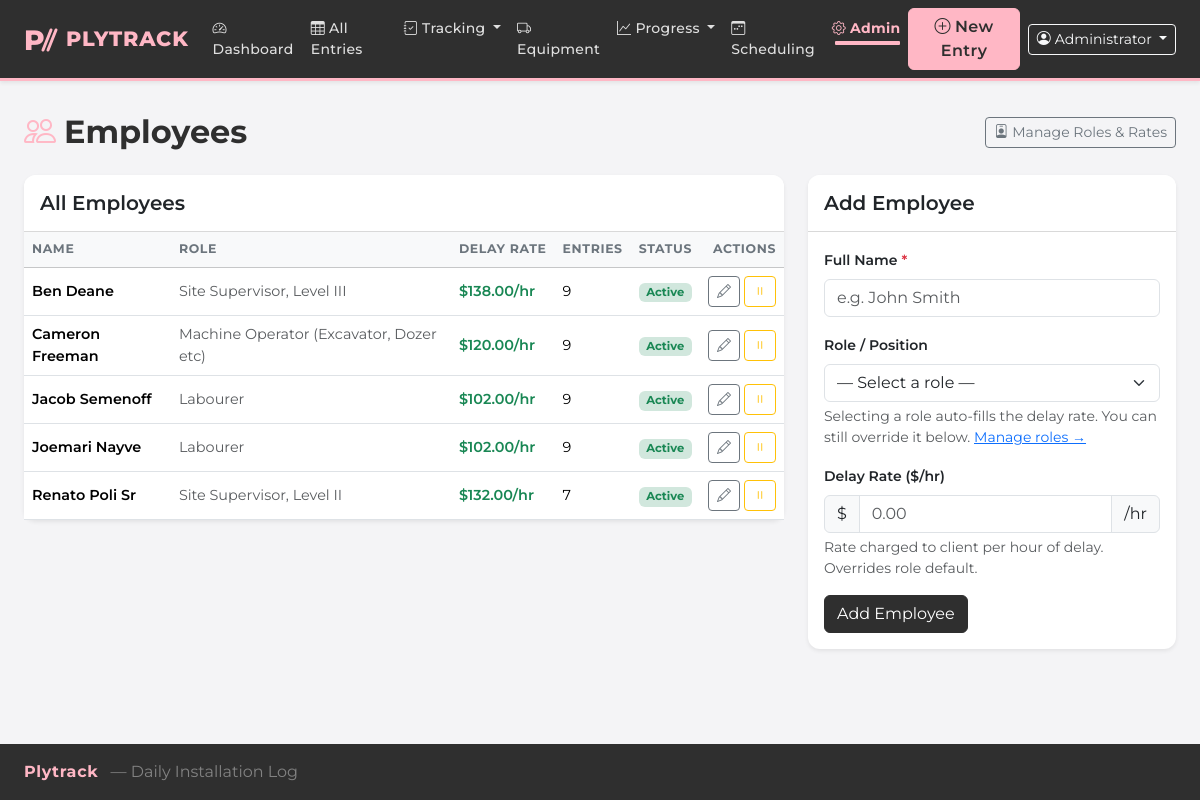
The app's page /admin/employees (signed in) with its own data.
### models.py (models this page shows, shortened)
class User(UserMixin, db.Model):
    id = db.Column(db.Integer, primary_key=True)
    username = db.Column(db.String(100), nullable=False, unique=True)
    display_name = db.Column(db.String(200))       # full name shown in entries
    email = db.Column(db.String(200))              # contact email
    password_hash = db.Column(db.String(256), nullable=False)
    is_admin = db.Column(db.Boolean, default=False)
    active = db.Column(db.Boolean, default=True)
    created_at = db.Column(db.DateTime, default=datetime.utcnow)
    entries = db.relationship('DailyEntry', backref='submitted_by_user', lazy=True)
    @property
    def is_active(self):
        return self.active

class Employee(db.Model):
    id = db.Column(db.Integer, primary_key=True)
    name = db.Column(db.String(200), nullable=False)
    role = db.Column(db.String(100))              # display string, synced from Role on save
    role_id = db.Column(db.Integer, db.ForeignKey('role.id'), nullable=True)
    delay_rate = db.Column(db.Float)              # overridable; defaults from Role on create
    active = db.Column(db.Boolean, default=True)
    created_at = db.Column(db.DateTime, default=datetime.utcnow)

### app.py (the view, shortened to what this page needs)
@app.route('/admin/employees', methods=['GET', 'POST'])
def admin_employees():
    employees = Employee.query.order_by(Employee.name).all()
    roles = Role.query.order_by(Role.name).all()
    return render_template('admin/employees.html', employees=employees, roles=roles)

### app.py (called while the page is built)
@login_manager.user_loader
def load_user(user_id):
    return User.query.get(int(user_id))

@app.context_processor
def inject_active_projects():
    try:
        projects = Project.query.filter_by(active=True).order_by(Project.name).all()
    except Exception:
        projects = []
    return {'_active_projects': projects}

@app.before_request
def require_login():
    public_endpoints = {'login', 'logout', 'static'}
    if request.endpoint not in public_endpoints and not current_user.is_authenticated:
        return redirect(url_for('login', next=request.url))

### templates/admin/employees.html (shortened to what this page needs)
{% extends "base.html" %}
{% block content %}
<div class="d-flex justify-content-between align-items-center mb-4">
  <h2 class="fw-bold mb-0"><i class="bi bi-people me-2 text-primary"></i>Employees</h2>
  <a href="{{ url_for('admin_roles') }}" class="btn btn-outline-secondary btn-sm">
    <i class="bi bi-person-badge me-1"></i>Manage Roles &amp; Rates
  </a>
</div>
<div class="row g-4">
  <div class="col-lg-8">
    <div class="card border-0 shadow-sm">
      <div class="card-header bg-white py-3">
        <h5 class="mb-0 fw-semibold">All Employees</h5>
      </div>
      <div class="card-body p-0">
        {% if employees %}
        <table class="table table-hover align-middle mb-0">
          <thead class="table-light">
            <tr>
              <th>Name</th>
              <th>Role</th>
              <th>Delay Rate</th>
              <th>Entries</th>
              <th>Status</th>
              <th class="text-end">Actions</th>
            </tr>
          </thead>
          <tbody>
            {% for emp in employees %}
            <tr>
              <td class="fw-semibold">{{ emp.name }}</td>
              <td class="text-muted">{{ emp.role or '—' }}</td>
              <td>
                {% if emp.delay_rate %}
                  <span class="text-success fw-semibold">${{ '%.2f'|format(emp.delay_rate) }}/hr</span>
                {% else %}
                  <span class="text-muted">—</span>
                {% endif %}
              </td>
              <td>{{ emp.entries|length }}</td>
              <td>
                {% if emp.active %}
                  <span class="badge bg-success-subtle text-success">Active</span>
                {% else %}
                  <span class="badge bg-secondary-subtle text-secondary">Inactive</span>
                {% endif %}
              </td>
              <td class="text-end">
                <div class="d-flex gap-1 justify-content-end">
                  <button class="btn btn-sm btn-outline-secondary" type="button"
                          onclick="openEditEmployee({{ emp.id }}, '{{ emp.name|replace("'", "\\'") }}', {{ emp.role_id or 'null' }}, '{{ emp.delay_rate or '' }}')"
                          title="Edit">
                    <i class="bi bi-pencil"></i>
                  </button>
                  <form method="POST" class="d-inline">
                    <button type="submit" class="btn btn-sm btn-outline-{% if emp.active %}warning{% else %}success{% endif %}"
                            title="{% if emp.active %}Deactivate{% else %}Activate{% endif %}">
                      <i class="bi bi-{% if emp.active %}pause{% else %}play{% endif %}"></i>
                    </button>
                  </form>
                </div>
              </td>
            </tr>
            {% endfor %}
          </tbody>
        </table>
        {% else %}
        <div class="text-center py-5 text-muted">
          <i class="bi bi-person-plus fs-1 d-block mb-2"></i>
          No employees yet. Add your first employee.
        </div>
        {% endif %}
      </div>
    </div>
  </div>
  <div class="col-lg-4">
    <div class="card border-0 shadow-sm">
      <div class="card-header bg-white py-3">
        <h5 class="mb-0 fw-semibold" id="formTitle">Add Employee</h5>
      </div>
      <div class="card-body">
        <form method="POST" id="employeeForm">
          <div class="mb-3">
            <label class="form-label fw-semibold">Full Name <span class="text-danger">*</span></label>
            <input type="text" name="name" id="empName" class="form-control" required
                   placeholder="e.g. John Smith">
          </div>
          <div class="mb-3">
            <label class="form-label fw-semibold">Role / Position</label>
            {% if roles %}
            <select name="role_id" id="empRoleId" class="form-select"
                    onchange="onRoleChange(this)">
              <option value="">— Select a role —</option>
            </select>
            <div class="form-text">
              Selecting a role auto-fills the delay rate. You can still override it below.
              <a href="{{ url_for('admin_roles') }}">Manage roles →</a>
            </div>
            {% endif %}
          </div>
          <div class="mb-3">
            <label class="form-label fw-semibold">
              Delay Rate ($/hr)
            </label>
            <div class="input-group">
              <span class="input-group-text">$</span>
              <input type="number" name="delay_rate" id="empDelayRate" class="form-control"
                     min="0" step="0.01" placeholder="0.00">
              <span class="input-group-text">/hr</span>
            </div>
            <div class="form-text">Rate charged to client per hour of delay. Overrides role default.</div>
          </div>
          <div class="d-flex gap-2">
            <button type="submit" class="btn btn-primary" id="submitBtn">Add Employee</button>
          </div>
        </form>
      </div>
    </div>
  </div>
</div>
{% endblock %}

### templates/base.html (shortened to what this page needs)
<!DOCTYPE html>
<html lang="en">
<head>
  <link href="https://cdn.jsdelivr.net/npm/bootstrap@5.3.3/dist/css/bootstrap.min.css" rel="stylesheet">
  <link href="https://cdn.jsdelivr.net/npm/bootstrap-icons@1.11.3/font/bootstrap-icons.css" rel="stylesheet">
  <link href="{{ url_for('static', filename='css/custom.css') }}" rel="stylesheet">
</head>
<body>
<nav class="navbar navbar-expand-lg ply-navbar shadow-sm">
  <div class="container-fluid px-4">
    <a class="navbar-brand d-flex align-items-center gap-2" href="{{ url_for('index') }}">
      <svg width="34" height="30" viewBox="0 0 34 30" fill="none" xmlns="http://www.w3.org/2000/svg" aria-hidden="true">
        <text x="0" y="26" font-family="Montserrat, sans-serif" font-weight="800" font-size="28" fill="#FFB7C5">P</text>
      </svg>
      <span>Plytrack</span>
    </a>
    <div class="collapse navbar-collapse" id="navMenu">
      <ul class="navbar-nav me-auto mb-2 mb-lg-0">
        <li class="nav-item">
          <a class="nav-link {% if request.endpoint == 'index' %}active{% endif %}" href="{{ url_for('index') }}">
            <i class="bi bi-speedometer2 me-1"></i>Dashboard
          </a>
        </li>
        <li class="nav-item">
          <a class="nav-link {% if request.endpoint == 'entries' %}active{% endif %}" href="{{ url_for('entries') }}">
            <i class="bi bi-table me-1"></i>All Entries
          </a>
        </li>
        <li class="nav-item dropdown">
          <a class="nav-link dropdown-toggle {% if request.endpoint and (request.endpoint.startswith('hire') or 'delay_report' in (request.endpoint or '') or request.endpoint == 'morning_standdown') %}active{% endif %}"
             href="#" data-bs-toggle="dropdown">
            <i class="bi bi-journal-check me-1"></i>Tracking
          </a>
        </li>
        <li class="nav-item">
          <a class="nav-link {% if request.endpoint == 'equipment_overview' %}active{% endif %}"
             href="{{ url_for('equipment_overview') }}">
            <i class="bi bi-truck me-1"></i>Equipment
          </a>
        </li>
        <li class="nav-item dropdown">
          <a class="nav-link dropdown-toggle {% if request.endpoint == 'project_dashboard' %}active{% endif %}"
             href="#" data-bs-toggle="dropdown">
            <i class="bi bi-graph-up me-1"></i>Progress
          </a>
        </li>
        <li class="nav-item">
          <a class="nav-link {% if request.endpoint and 'scheduling' in request.endpoint %}active{% endif %}"
             href="{{ url_for('scheduling_overview') }}">
            <i class="bi bi-calendar3-week me-1"></i>Scheduling
          </a>
        </li>
        <li class="nav-item dropdown">
          <a class="nav-link dropdown-toggle {% if request.endpoint and 'admin' in request.endpoint %}active{% endif %}"
             href="#" data-bs-toggle="dropdown">
            <i class="bi bi-gear me-1"></i>Admin
          </a>
        </li>
      </ul>
      <div class="d-flex align-items-center gap-2">
        <a href="{{ url_for('new_entry') }}" class="btn btn-ply-primary fw-semibold">
          <i class="bi bi-plus-circle me-1"></i>New Entry
        </a>
        <div class="dropdown">
          <button class="btn btn-outline-light btn-sm dropdown-toggle" data-bs-toggle="dropdown">
            <i class="bi bi-person-circle me-1"></i>{{ current_user.display_name or current_user.username }}
          </button>
        </div>
      </div>
    </div>
  </div>
</nav>
<div class="container-fluid px-4 py-3">
  {% block content %}{% endblock %}
</div>
<footer class="footer mt-auto py-3">
  <div class="container-fluid px-4">
    <span class="ply-footer-brand">Plytrack</span>
    <span class="ms-2" style="color:rgba(255,255,255,0.4);">&mdash; Daily Installation Log</span>
  </div>
</footer>
</body>
</html>

### static/css/custom.css (style rules this page uses)
:root { --ply-pink: #FFB7C5; --ply-pink-dark: #e8899a; --ply-slate: #2F2F2F; --ply-slate-mid: #3f3f3f; --ply-concrete: #D9D9D9; --ply-sky: #A6E6FC; --ply-bg: #f4f4f6; --bs-primary: #FFB7C5; --bs-primary-rgb: 255, 183, 197; --bs-link-color: #2F2F2F; --bs-link-hover-color: #e8899a; }
body { background-color: var(--ply-bg); min-height: 100vh; display: flex; flex-direction: column; font-family: 'Montserrat', sans-serif; }
.container-fluid { max-width: 1400px; }
.navbar.ply-navbar { background-color: var(--ply-slate) !important; border-bottom: 3px solid var(--ply-pink); }
.ply-navbar .navbar-brand { color: var(--ply-pink) !important; font-weight: 800; font-size: 1.3rem; letter-spacing: 0.04em; text-transform: uppercase; }
.ply-navbar .nav-link { color: rgba(255,255,255,0.85) !important; font-weight: 500; font-size: 0.875rem; letter-spacing: 0.02em; }
.ply-navbar .nav-link.active { color: var(--ply-pink) !important; font-weight: 700; }
.btn-ply-primary { background-color: var(--ply-pink); border-color: var(--ply-pink); color: var(--ply-slate); font-weight: 700; letter-spacing: 0.03em; }
.btn-primary { background-color: var(--ply-slate); border-color: var(--ply-slate); color: #fff; }
.card { border-radius: 0.75rem; border: none; box-shadow: 0 1px 4px rgba(0,0,0,0.07); }
.card-header { border-radius: 0.75rem 0.75rem 0 0 !important; border-bottom: 1px solid var(--ply-concrete); background-color: #fff; }
.table th { font-size: 0.78rem; font-weight: 700; text-transform: uppercase; letter-spacing: 0.05em; color: #6c757d; white-space: nowrap; }
.table td { font-size: 0.9rem; }
.badge { font-size: 0.72rem; }
.form-label.fw-semibold { font-size: 0.875rem; }
.footer { margin-top: auto; background-color: var(--ply-slate) !important; border-top: none !important; color: rgba(255,255,255,0.5); }
.footer .ply-footer-brand { color: var(--ply-pink); font-weight: 700; letter-spacing: 0.04em; }
.ply-navbar .nav-link.active::after { content: ''; display: block; height: 2px; background: var(--ply-pink); border-radius: 1px; margin-top: 2px; }
h2.fw-bold, h1.fw-bold { color: var(--ply-slate); }

### records on screen
User: display_name "Administrator"
Employee: name "Ben Deane", role "Site Supervisor, Level III", delay_rate "138.00", entries|length "9", active "Active"
Employee: name "Cameron Freeman", role "Machine Operator (Excavator, Dozer etc)", delay_rate "120.00", entries|length "9", active "Active"
Employee: name "Jacob Semenoff", role "Labourer", delay_rate "102.00", entries|length "9", active "Active"
Employee: name "Joemari Nayve", role "Labourer", delay_rate "102.00", entries|length "9", active "Active"
Employee: name "Renato Poli Sr", role "Site Supervisor, Level II", delay_rate "132.00", entries|length "7", active "Active"
